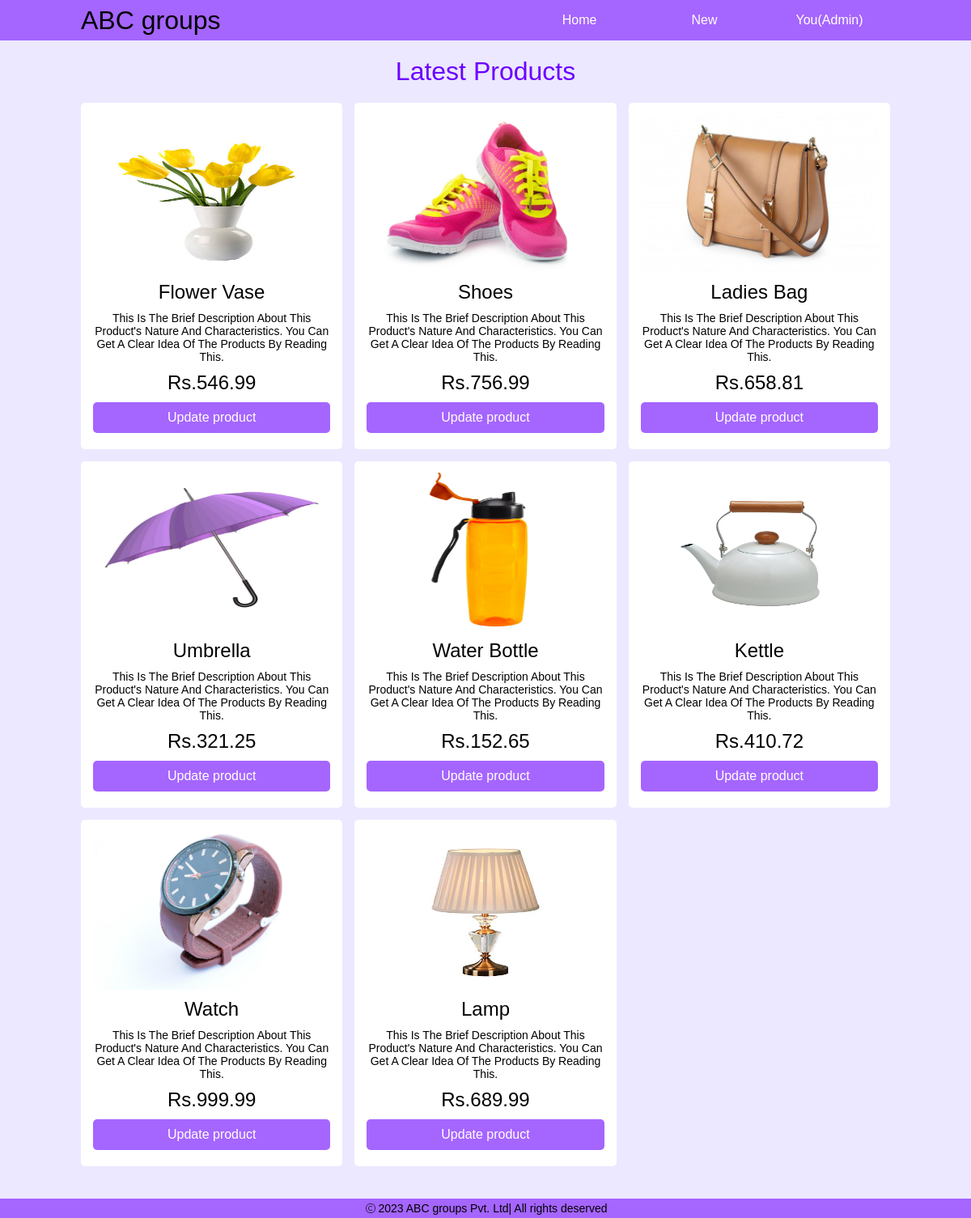
The page /admin/home.php (signed in) on the database its author committed.
### tables this page shows
CREATE TABLE `products` (
  `product_id` int(11) NOT NULL,
  `name` varchar(150) NOT NULL,
  `price` decimal(10,2) NOT NULL,
  `description` text NOT NULL
);

### database/products.php (called while the page is built)
<?php
    include('../database/dbconnection.php');
    $query1 = "SELECT * from products";
    $result1 = mysqli_query($connection, $query1);
    $records = array();
    if (mysqli_num_rows($result1)!=0){
        while ($row = mysqli_fetch_assoc($result1)) {
            $id = $row['product_id'];
            $query2 = "SELECT image_url from product_image where product_id=$id";
            $result2 = mysqli_query($connection, $query2);
            $image_path = mysqli_fetch_assoc($result2)['image_url'];
            $row['image_path'] = $image_path;
            $records[] = $row;
        }
    }
?>

### admin/home.php (the view, shortened to what this page needs)
<?php
    include('../database/products.php');
?>
<!DOCTYPE html>
<html lang="en">
<head>
    <link rel="stylesheet" href="../styles/styles.css">
</head>
<body>
    <div class="container" style="justify-content: flex-start;">
        <?php include('header.php') ?>
        <div class="products">
            <h1>Latest Products</h1>
            <div class="products-box">
            <?php
                if (count($records)==0) {
                    echo '<p>No products found!</p>';
                }else {
                foreach($records as $record) {  ?>
                    <div class="box">
                        <img src="<?php echo '../' . $record['image_path'] ?>" class="product" >
                        <h2><?php echo $record['name'] ?></h2>
                        <p> <?php echo $record['description'] ?> </p>
                        <h2> <?php echo 'Rs.' . $record['price'] ?> </h2>
                        <button>Update product</button>
                    </div>
                <?php  }}  ?>
            </div>
        </div>
    </div>
</body>
</html>

### admin/header.php (shortened to what this page needs)
<!DOCTYPE html>
<html lang="en">
<head>
    <link rel="stylesheet" href="../styles/styles.css">
</head>
<body>
    <header>
        <h1 class="logo">ABC groups</h1>
        <ul>
            <li>
                <a href="./home.php"><span>Home</span><img src="../uploadImages/home.png" alt=""></a>
            </li>
            <li>
                <a href="#"><span>New</span> <img src="../uploadImages/add.png" alt=""></a>
            </li>
            <li>
                <a href="#"><span>You(Admin)</span><img src="../uploadImages/user.png" alt=""></a>
            </li>
        </ul>
    </header>
</body>
</html>

### styles/styles.css (style rules this page uses)
* { margin: 0; padding: 0; text-decoration: none; font-weight: 400; box-sizing: border-box; outline: none; font-family: Verdana, Geneva, Tahoma, sans-serif; list-style-type: none; color: black; }
:root { --background: rgb(236, 232, 255); --main:rgb(165, 101, 255); --hover:rgb(148, 71, 255); --dark:rgb(107, 1, 255); }
body { background-color: var(--background); position: relative; }
.container { position: relative; width: 100%; padding: 70px 100px 20px 100px; min-height: 100vh; display: flex; align-items: center; flex-direction: column; justify-content: center; }
header { display: flex; width: 100%;position: fixed; top: 0; align-items: center; justify-content: space-between; padding: 0 100px; background-color: var(--main); z-index: 1000; }
header h1 { line-height: 50px; }
header > ul { height: 100%; }
header > ul > li { height: 100%; display: inline-block; height: 50px; position: relative; }
header > ul > li > a { display: inline-block; line-height: 50px; width: 150px; text-align: center; }
header a, header span { color: white; }
input, select,button, form .box textarea { width: 100%; width: 100%; padding: 7px 12px; font-size: 15px; border: 2px solid var(--main); margin-top: 5px; transition: 0.3s; }
input[type='submit'], button { padding: 10px; border-radius: 5px; font-size: 16px; background-color: var(--main); border: none; cursor: pointer; margin: 10px 0; color: white; }
.products { display: flex; flex-direction: column; justify-content: center; align-items: center; width: 100%; }
.products-box { width: 100%; margin: 20px 0; display: grid; grid-template-columns: repeat(auto-fit, minmax(270px, 1fr)); grid-gap: 15px; }
.products h1 { color: var(--dark); transform: translateY(-30px); opacity: 0; animation: animate2; animation-duration: 0.4s; animation-fill-mode: forwards; }
.products-box .box { position: relative; padding: 10px 15px; background-color: white; transition: 0.3s; cursor: pointer; display: flex; border-radius: 5px; align-items: center; justify-content: space-between; flex-direction: column; animation: animate1; animation-duration: 1s; animation-fill-mode: forwards; }
.products-box .box img { width: 100%; height: 200px; transition: 0.3s; margin-bottom: 10px; }
.products-box .box h2 { text-align: center; text-transform: capitalize; }
.products-box .box p { text-align: center; text-transform: capitalize; margin: 10px 0; font-size: 14px; }
footer { display: flex; align-items: center; justify-content: center; background-color: var(--main); color: rgb(154, 154, 154); font-size: 14px; padding: 3px 0; }
footer img { height: 12px; width: 12px; margin: 3px; }

### rows shown on the page
products: shows a picture, name "Flower Vase", description "This Is The Brief Description About This Product's Nature And Characteristics. You Can Get A Clear Idea Of The Products By Reading This.", price "546.99"
products: shows a picture, name "Shoes", description "This Is The Brief Description About This Product's Nature And Characteristics. You Can Get A Clear Idea Of The Products By Reading This.", price "756.99"
products: shows a picture, name "Ladies Bag", description "This Is The Brief Description About This Product's Nature And Characteristics. You Can Get A Clear Idea Of The Products By Reading This.", price "658.81"
products: shows a picture, name "Umbrella", description "This Is The Brief Description About This Product's Nature And Characteristics. You Can Get A Clear Idea Of The Products By Reading This.", price "321.25"
products: shows a picture, name "Water Bottle", description "This Is The Brief Description About This Product's Nature And Characteristics. You Can Get A Clear Idea Of The Products By Reading This.", price "152.65"
products: shows a picture, name "Kettle", description "This Is The Brief Description About This Product's Nature And Characteristics. You Can Get A Clear Idea Of The Products By Reading This.", price "410.72"
products: shows a picture, name "Watch", description "This Is The Brief Description About This Product's Nature And Characteristics. You Can Get A Clear Idea Of The Products By Reading This.", price "999.99"
products: shows a picture, name "Lamp", description "This Is The Brief Description About This Product's Nature And Characteristics. You Can Get A Clear Idea Of The Products By Reading This.", price "689.99"
